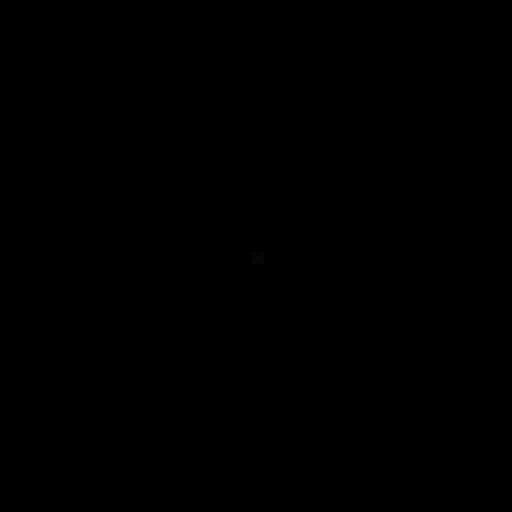
Frame 1 (no input)
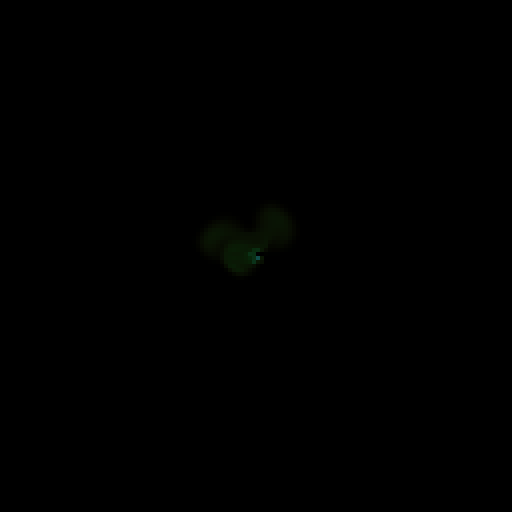
Frame 60 (the mouse pressed at the canvas centre just before this capture)
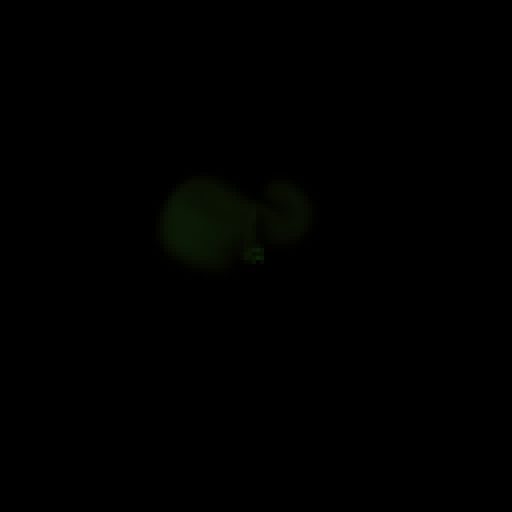
Frame 120 (the mouse held since frame 60 and released just before this capture)

The Processing sketch that drew these frames (run headless with seeded random() and noise(); from frame 60 on, the mouse is pressed at the canvas centre):

// Processing sketch: fluid_sim
// ── fluid_sim.pde

int CX, CY;
Fluid fluid;
float time = 0;
void settings() {
  size(N*SCALE, N*SCALE);
}

void setup() {
  fluid = new Fluid(0.2, 0.0, 0.0000001);
  CX = int(0.5 * (width / SCALE));
  CY = int(0.5 * (height / SCALE));
  colorMode(HSB, 255);
}

void draw() {
  background(0);
  
  for (int i = -1; i <= 1; i += 1) {
    for (int j = -1; j <= 1; j += 1) {
      fluid.addDensity(CX+i,CY+j,random(5,10));
    }
  }
  
  for (int i = 0; i < 2; i += 1) {
    float angle = noise(time) * TWO_PI * 2;
    PVector v = PVector.fromAngle(angle);
    v.mult(0.2);
    time += 0.1;
    fluid.addVelocity(CX,CY, v.x, v.y);
    
  }

  fluid.step();
  fluid.drawDensity();
  //fluid.drawVelocity();
  //fluid.fadeD();
 
  

}

void mouseDragged() {
  if (mouseX > 0 && mouseX < width && mouseY > 0 && mouseY < height) {
    fluid.addDensity(mouseX/SCALE, mouseY/SCALE, random(100));
    float amtX = mouseX - pmouseX;
    float amtY = mouseY - pmouseY;
    fluid.addVelocity(mouseX/SCALE, mouseY/SCALE, amtX, amtY);
  }
}

// ── Advection.pde
void advect(int b, float[] d, float[] d0, float[] velocX, float[] velocY, float dt)
{
  float i0, i1, j0, j1;

  float dtx = dt * (N - 2);
  float dty = dt * (N - 2);


  float s0, s1, t0, t1;
  float tmp1, tmp2, x, y;

  float Nfloat = N;
  float ifloat, jfloat;
  int i, j;


  for (j = 1, jfloat = 1; j < N - 1; j++, jfloat++) { 
    for (i = 1, ifloat = 1; i < N - 1; i++, ifloat++) {
      tmp1 = dtx * velocX[IX(i, j)];
      tmp2 = dty * velocY[IX(i, j)];
      
      x    = ifloat - tmp1; 
      y    = jfloat - tmp2;
      

      if (x < 0.5f) x = 0.5f; 
      if (x > Nfloat + 0.5f) x = Nfloat + 0.5f; 
      i0 = floor(x); 
      i1 = i0 + 1.0f;
      if (y < 0.5f) y = 0.5f; 
      if (y > Nfloat + 0.5f) y = Nfloat + 0.5f; 
      j0 = floor(y);
      j1 = j0 + 1.0f; 
      

      s1 = x - i0; 
      s0 = 1.0f - s1; 
      t1 = y - j0; 
      t0 = 1.0f - t1;
      

      int i0i = (int)i0;
      int i1i = (int)i1;
      int j0i = (int)j0;
      int j1i = (int)j1;
      
      d[IX(i,j)] 
      = s0 * (t0 * d0[IX(i0i, j0i)] + t1 * d0[IX(i0i, j1i)]) +
        s1 * (t0 * d0[IX(i1i, j0i)] + t1 * d0[IX(i1i, j1i)]);

      //d[IX(i, j)] = 

      //  s0 * ( t0 * ( d0[IX(i0i, j0i)]
      //  + d0[IX(i0i, j0i)])
      //  +( t1 * ( d0[IX(i0i, j1i)]
      //  + d0[IX(i0i, j1i)])))
      //  +s1 * ( t0 * (d0[IX(i1i, j0i)]
      //  + d0[IX(i1i, j0i)])
      //  +( t1 * (d0[IX(i1i, j1i)]
      //  + d0[IX(i1i, j1i)])));
    }
  }

  setBounds(b, d);
}

float floorf(float f) {
  return (float) floor(f);
}

// ── FluidCube.pde
class Fluid {

  int size;
  float dt;
  float diff;
  float visc;

  float[] s;
  float[] density;

  float[] Vx;
  float[] Vy;


  float[] Vx0;
  float[] Vy0;

  Fluid(float dt, float diffusion, float viscosity) {
    this.size = N;
    this.dt = dt;
    this.diff = diffusion;
    this.visc = viscosity;
    s = new float[N * N];
    density = new float[N * N];
    Vx = new float[N * N];
    Vy = new float[N * N];
    Vx0 = new float[N * N];
    Vy0 = new float[N * N];
  }

  void addDensity(int x, int y, float amount) {
    int index = getIndex(x, y);

    this.density[index] += amount;
  }


  void addVelocity(int x, int y, float amountX, float amountY ) {
    int index = getIndex(x, y);
    this.Vx[index] += amountX;
    this.Vy[index] += amountY;
  }

  void step() {

    //float visc     = this.visc;
    //float diff     = this.diff;
    //float dt       = this.dt;
    //float[] Vx      = this.Vx;
    //float[] Vy      = this.Vy;

    //float[] Vx0     = this.Vx0;
    //float[] Vy0     = this.Vy0;

    //float[] s       = this.s;
    //float[] density = this.density;

    diffuse(1, Vx0, Vx, visc, dt);
    diffuse(2, Vy0, Vy, visc, dt);


    project(Vx0, Vy0, Vx, Vy);

    advect(1, Vx, Vx0, Vx0, Vy0, dt);
    advect(2, Vy, Vy0, Vx0, Vy0, dt);


    project(Vx, Vy, Vx0, Vy0);

    diffuse(0, s, density, diff, dt);
    advect(0, density, s, Vx, Vy, dt);
  }

  void drawDensity() {

    noStroke();
    for (int i = 0; i < N; i += 1) {
      for (int j = 0; j < N; j += 1) {
        float x = i * SCALE;
        float y = j * SCALE;
        float d = density[IX(i, j)];
        fill((d + 50) % 255, 200, d);
        square(x, y, SCALE);
      }
    }
  }

  void drawVelocity() {

    for (int i = 0; i < N; i++) {
      for (int j = 0; j < N; j++) {
        float x = i * SCALE;
        float y = j * SCALE;
        float vx = this.Vx[IX(i, j)];
        float vy = this.Vy[IX(i, j)];
        stroke(255);

        if (!(abs(vx) < 0.1 && abs(vy) <= 0.1)) {
          line(x, y, x+vx*SCALE, y+vy*SCALE );
        }
      }
    }
  }

  void fadeD() {
    for (int i = 0; i < this.density.length; i++) {
      float d = density[i];
      density[i] = constrain(d-0.02, 0, 255);
    }
  }
}

// ── Project.pde
void project(float[] velocX, float[] velocY, float[] p, float[] div)
{

  for (int j = 1; j < N - 1; j++) {
    for (int i = 1; i < N - 1; i++) {
      div[IX(i, j)] = -0.5f*(
        velocX[IX(i+1, j)]
        -velocX[IX(i-1, j)]
        +velocY[IX(i, j+1)]
        -velocY[IX(i, j-1)]
        )/N;
      p[IX(i, j)] = 0;
    }
  }

  setBounds(0, div); 
  setBounds(0, p);
  linearSolve(0, p, div, 1, 6);


  for (int j = 1; j < N - 1; j++) {
    for (int i = 1; i < N - 1; i++) {
      velocX[IX(i, j)] -= 0.5f * (  p[IX(i+1, j)]
        -p[IX(i-1, j)]) * N;
      velocY[IX(i, j)] -= 0.5f * (  p[IX(i, j+1)]
        -p[IX(i, j-1)]) * N;
    }
  }

  setBounds(1, velocX);
  setBounds(2, velocY);
  
}

// ── funcs.pde
int getIndex(int x, int y) {
  x = constrain(x, 0, N-1);
  y = constrain(y, 0, N-1);
  int rv = x + y * N;

  return rv;
}

int IX(int x, int y) {
  return getIndex(x, y);
}
void diffuse (int b, float[] x, float[] x0, float diff, float dt)
{
  float a = dt * diff * (N - 2) * (N - 2);
  linearSolve(b, x, x0, a, 1 + 6 * a);
}

void linearSolve(int b, float[] x, float[] x0, float a, float c) {
  float cRecip = 1.0 / c;
  for (int k = 0; k < iterations; k++) {
    for (int j = 1; j < N - 1; j++) {
      for (int i = 1; i < N - 1; i++) {
        x[IX(i, j)] =
          (x0[IX(i, j)]
          + a*(    
           x[IX(i+1, j)]
          +x[IX(i-1, j)]
          +x[IX(i, j+1)]
          +x[IX(i, j-1)]

          )) * cRecip;
      }
    }

    setBounds(b, x);
  }
}

// ── global.pde
final int N = 128;
final int SCALE = 4;
final int iterations = 16;
final float SET_BOUNDS_FACTOR = 0.5f;

// ── setBounds.pde
void setBounds(int b, float[] x)
{

  //for (int k = 1; k < N - 1; k++) {
  for (int i = 1; i < N - 1; i++) {
    x[IX(i, 0  )] = b == 2 ? -x[IX(i, 1  )] : x[IX(i, 1  )];
    x[IX(i, N-1)] = b == 2 ? -x[IX(i, N-2)] : x[IX(i, N-2)];
  }
  //}
  //for(int k = 1; k < N - 1; k++) {
  for (int j = 1; j < N - 1; j++) {
    x[IX(0, j)] = b == 1 ? -x[IX(1, j)] : x[IX(1, j)];
    x[IX(N-1, j)] = b == 1 ? -x[IX(N-2, j)] : x[IX(N-2, j)];
  }
  //}
  
  x[IX(0, 0)]       = SET_BOUNDS_FACTOR * (x[IX(1, 0)]    + x[IX(0, 1)]);
  x[IX(0, N-1)]     = SET_BOUNDS_FACTOR * (x[IX(1, N-1)]  + x[IX(0, N-2)]);
  x[IX(N-1, 0)]     = SET_BOUNDS_FACTOR * (x[IX(N-2, 0)]  + x[IX(N-1, 1)]);
  x[IX(N-1, N-1)]   = SET_BOUNDS_FACTOR * (x[IX(N-2, N-1)]+ x[IX(N-1, N-2)]);
    
}
